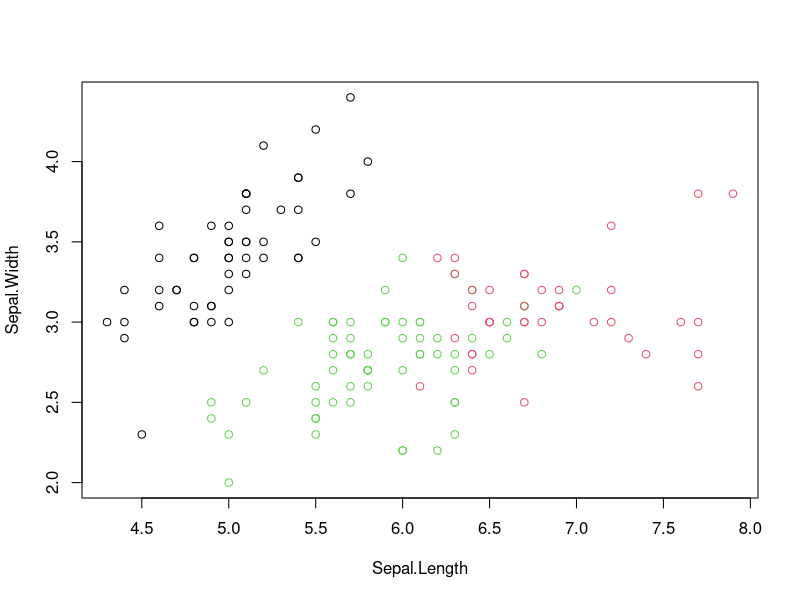

Recreate this plot in R.
data <- iris
data$Species <- NULL
head(data)
k <- kmeans(data, 3)
plot(data[c("Sepal.Length", "Sepal.Width")], col = k$cluster)
k